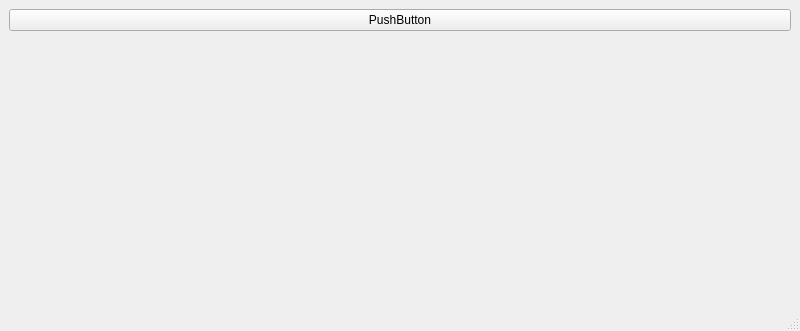
<?xml version="1.0" encoding="UTF-8"?>
<ui version="4.0">
 <class>MainWindow</class>
 <widget class="QMainWindow" name="MainWindow">
  <property name="geometry">
   <rect>
    <x>0</x>
    <y>0</y>
    <width>800</width>
    <height>331</height>
   </rect>
  </property>
  <property name="windowTitle">
   <string>MainWindow</string>
  </property>
  <widget class="QWidget" name="centralwidget">
   <layout class="QVBoxLayout" name="verticalLayout">
    <item>
     <widget class="QPushButton" name="pushButton">
      <property name="text">
       <string>PushButton</string>
      </property>
     </widget>
    </item>
    <item>
     <spacer name="verticalSpacer">
      <property name="orientation">
       <enum>Qt::Vertical</enum>
      </property>
      <property name="sizeHint" stdset="0">
       <size>
        <width>20</width>
        <height>240</height>
       </size>
      </property>
     </spacer>
    </item>
   </layout>
  </widget>
  <widget class="QMenuBar" name="menubar">
   <property name="geometry">
    <rect>
     <x>0</x>
     <y>0</y>
     <width>800</width>
     <height>21</height>
    </rect>
   </property>
  </widget>
  <widget class="QStatusBar" name="statusbar"/>
 </widget>
 <resources/>
 <connections/>
</ui>
